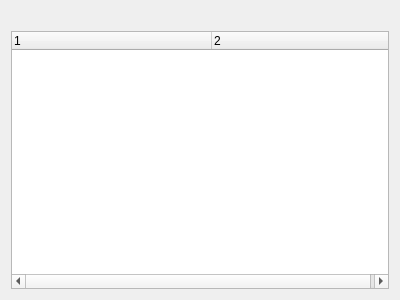
<?xml version="1.0" encoding="UTF-8"?>
<ui version="4.0">
 <class>DagViewForm</class>
 <widget class="QWidget" name="DagViewForm">
  <property name="geometry">
   <rect>
    <x>0</x>
    <y>0</y>
    <width>400</width>
    <height>300</height>
   </rect>
  </property>
  <property name="windowTitle">
   <string>Form</string>
  </property>
  <layout class="QVBoxLayout" name="verticalLayout_2">
   <item>
    <layout class="QVBoxLayout" name="verticalLayout">
     <item>
      <widget class="QLabel" name="dagHash">
       <property name="text">
        <string/>
       </property>
       <property name="textInteractionFlags">
        <set>Qt::LinksAccessibleByMouse|Qt::TextSelectableByMouse</set>
       </property>
      </widget>
     </item>
     <item>
      <widget class="QTreeWidget" name="dagTree">
       <property name="columnCount">
        <number>2</number>
       </property>
       <attribute name="headerDefaultSectionSize">
        <number>200</number>
       </attribute>
       <attribute name="headerMinimumSectionSize">
        <number>180</number>
       </attribute>
       <column>
        <property name="text">
         <string notr="true">1</string>
        </property>
       </column>
       <column>
        <property name="text">
         <string notr="true">2</string>
        </property>
       </column>
      </widget>
     </item>
    </layout>
   </item>
  </layout>
 </widget>
 <resources/>
 <connections/>
</ui>
